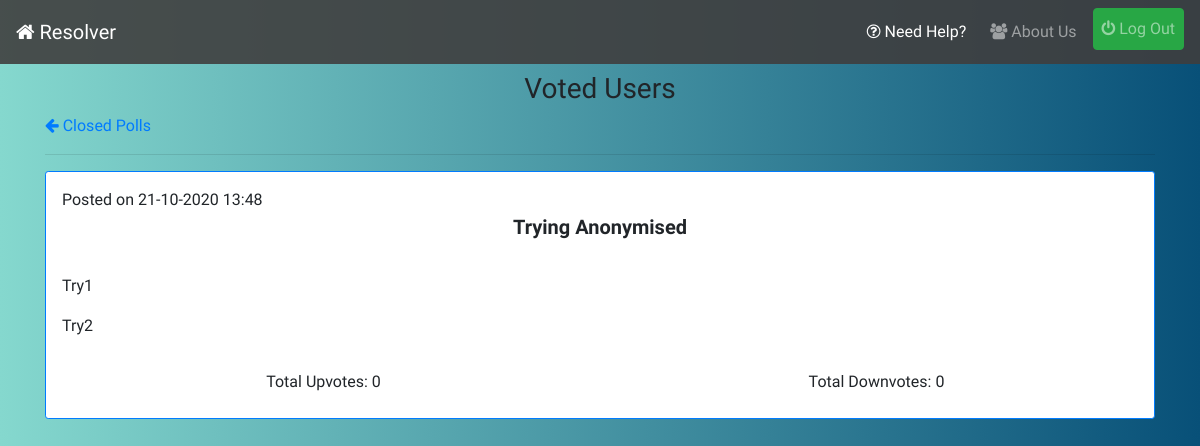
Before: /voted-list/48/ (signed in) with the older database file.
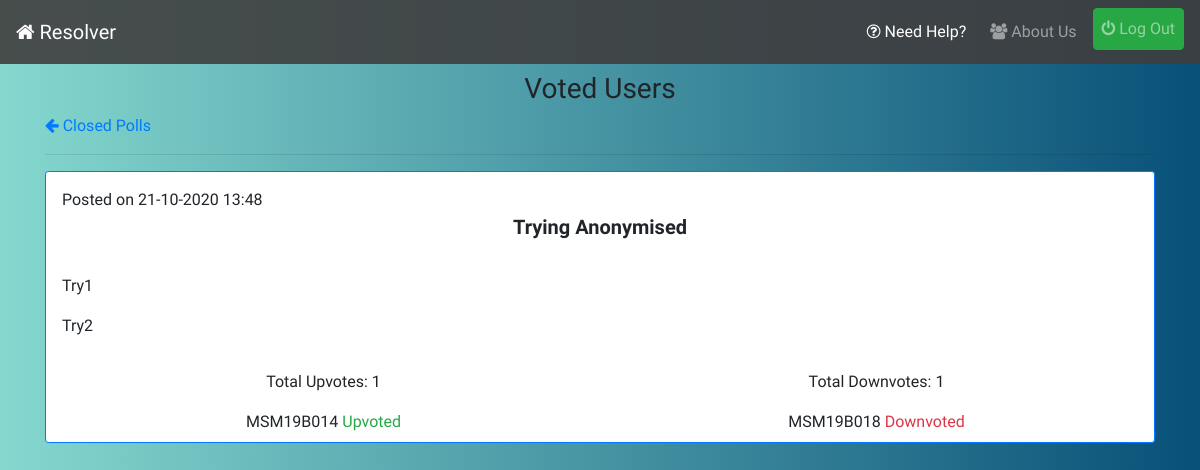
After: the same page with the newer database file.
### reporter/models.py (models this page shows, shortened)
class Report(models.Model):
    user = models.ForeignKey(UserInfo,on_delete=models.CASCADE,blank=True)
    title = models.CharField('Subject',max_length=56)
    content = models.TextField('Issue')
    department = models.CharField(max_length=20,blank=True)
    year = models.CharField(max_length=4,blank=True)
    timestamp = models.DateTimeField(auto_now_add=True)
    updated = models.DateTimeField(auto_now=True)
    active = models.BooleanField(default=True)
    resolved = models.BooleanField(default=False)
    cr_line = models.CharField(max_length=256,null=True,blank=True)
    upvotes = models.IntegerField(default=0)
    downvotes = models.IntegerField(default=0)
    deadline = models.DateTimeField(null=True)
    anonymized = models.BooleanField(default=True,help_text = "CRs don't have Access to Voted Users!")
    class Meta:
        ordering = ['-timestamp']

class Vote(models.Model):
    user = models.ForeignKey(settings.AUTH_USER_MODEL,on_delete=models.CASCADE)
    issue = models.ForeignKey(Report,related_name='votes',on_delete=models.CASCADE)
    type = models.IntegerField(default=-1)

### profiles/models.py (models this page shows)
class User(AbstractUser):
    pass
    def __str__(self):
        return self.username

### reporter/views.py (the view)
# urls.py: path('voted-list/<int:id>/',views.voted_users,name='voted-users'),
@login_required
def voted_users(request,id):
    if(not request.user.info.is_cr):
        raise PermissionDenied
    issue_obj = get_object_or_404(Report,pk=id)
    if(issue_obj.anonymized):
        raise PermissionDenied
    votes = Vote.objects.filter(issue=issue_obj).order_by('-type')
    return render(request,'reporter/voted-users.html',{'votes':votes,'issue':issue_obj})

### infolist/context-processors.py (called while the page is built)
def pending_info_list_context(request):
    if request.user.is_superuser:
        return {}
    pending = -1
    if request.user.is_authenticated:
        pending = InfoList.objects.filter(department=request.user.info.department,year=request.user.info.join_year,approved=False).count()
    return {"pending_info_list":pending}

### reporter/context-processors.py (called while the page is built)
def pending_issue_list_context(request):
    if request.user.is_superuser:
        return {}
    pending=-1
    if request.user.is_authenticated:
        pending = Report.objects.filter(active=False,department=request.user.info.department,year=request.user.info.join_year,resolved=False).count()
    return {"pending_issue_count":pending}

def resolved_issue_list_context(request):
    if request.user.is_superuser:
        return {}
    resolved=-1
    if request.user.is_authenticated:
        resolved = Report.objects.filter(active=False,department=request.user.info.department,year=request.user.info.join_year,resolved=True).count()
    return {"resolved_issue_count":resolved}

### reporter/templates/reporter/voted-users.html (shortened to what this page needs)
{% extends 'base.html' %}
{% load mathfilters %}
{% block content %}
<h3 class="text-center mt-2">Voted Users</h3>
<a href="{% url 'reporter:close-stage' %}"><i class="fa fa-arrow-left"></i> Closed Polls</a>
<hr>
<div class="card pl-3 pt-3 pr-3 pb-2 mb-3 rounded-sm border-primary border-radius-10">
    <span>Posted on {{issue.timestamp|date:'d-m-Y H:i'}}<p class="lead text-center font-weight-bold">{{issue.title}}</p></span>
    <p class="ml-3 ">{{issue.content|safe}}</p>
    <div class="row">
        <div class="col-lg-6 col-sm-12 text-center">
            Total Upvotes: {{issue.upvotes|abs}}
        </div>
        <div class="col-lg-6 col-sm-12 text-center">
            Total Downvotes: {{issue.downvotes|abs}}
        </div>
    </div>
    <div class="row">
    {% for vote in votes %}
        {% if vote.type != -1 %}
        <div class="col-lg-6 col-sm-12 text-center">
            <span class="">{{vote.user|upper}}</span>
                {% if vote.type == 1 %}
                    <span class="text-success"> Upvoted</span>
                {% endif %}
                    {% if vote.type == 0 %}
                    <span class="text-danger"> Downvoted</span>
                    {% endif %}
                {% endif %}
        </div>
            {% empty %}
            <p>No one Voted on this Issue!</p>
    {% endfor %}
    </div>
</div>
{% endblock %}

Changed rows visible on the page:
changed Report "Trying Anonymised": upvotes|abs "0" → "1"; downvotes|abs "0" → "1"
now on this page (row edited): Vote: user "MSM19B014", type "Upvoted"
added Vote: user "MSM19B018", type "Downvoted"
